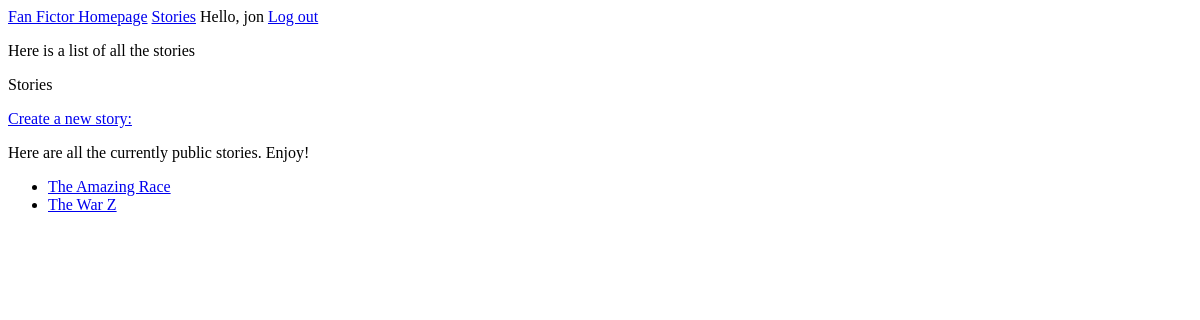
Page /stories/ (signed in) on the earlier database version.
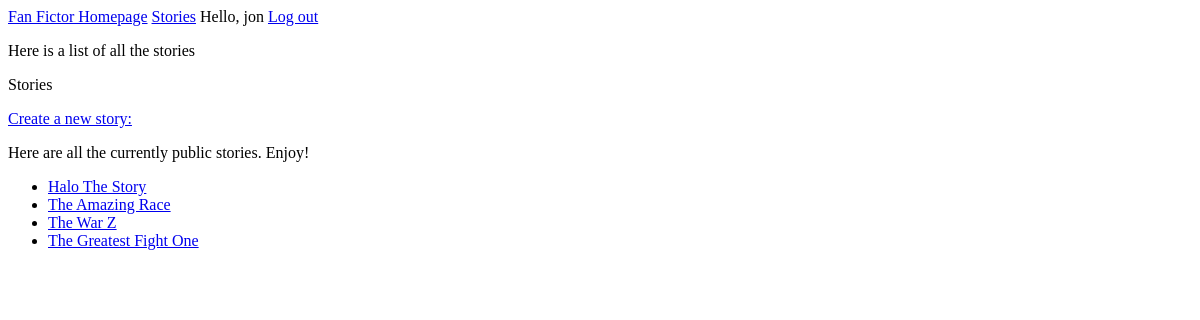
Same page on the later database version.
### fan_fictions/models.py (models this page shows)
class Story(models.Model):
    author = models.ForeignKey(User, on_delete=models.CASCADE)
    public = models.BooleanField(default=True)
    title = models.CharField(max_length=50)
    date_added = models.DateTimeField(auto_now_add=True)
    class Meta:
        verbose_name_plural = 'stories'
    def __str__(self):
        return self.title

### fan_fictions/views.py (the view)
# urls.py: path('stories/', views.stories, name='stories'),
@login_required
def stories(request):
    stories = Story.objects.order_by('date_added').filter(public=True)
    context = {'stories': stories}
    return render(request, 'fan_fictions/stories.html', context)

### fan_fictions/templates/fan_fictions/stories.html
{% extends "fan_fictions/base.html" %}
{% block content %}
<p>Here is a list of all the stories</p>
<p>Stories</p>
<a href="{% url 'fan_fictions:new_story' %}">Create a new story:</a>
<p>Here are all the currently public stories. Enjoy!</p>
<ul>
    {% for story in stories %}
        <li>
            <a href="{% url 'fan_fictions:story' story.id %}">{{story}}</a>
        </li>
    {% empty %}
        <li>No stories have been added yet.</li>
    {% endfor %}
</ul>
{% endblock content %}

Differences in the rows shown:
now on this page (row edited): Story: title "Halo The Story"
added Story: title "The Greatest Fight One"
